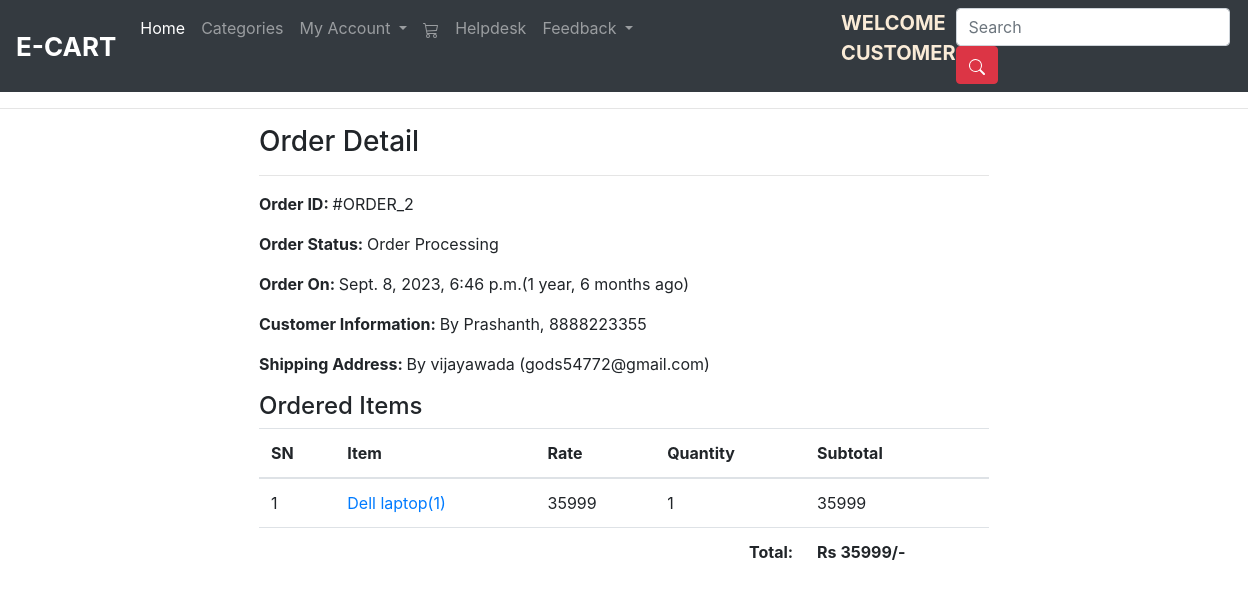
/order/2/ (signed in), run on the app's committed database.
### ecomapp/models.py (models this page shows, shortened)
class Order(models.Model):
    cart = models.OneToOneField(Cart, on_delete=models.CASCADE)
    ordered_by = models.CharField(max_length=200)
    shipping_address = models.CharField(max_length=200)
    mobile = models.CharField(max_length=10)
    email = models.EmailField(null=True, blank=True)
    subtotal = models.PositiveIntegerField()
    total = models.PositiveIntegerField()
    order_status = models.CharField(max_length=50, choices=ORDER_STATUS)
    created_at = models.DateTimeField(auto_now_add=True)
    payment_method = models.CharField(
        max_length=20, choices=METHOD, default="Cash On Delivery")
    payment_completed = models.BooleanField(
        default=False, null=True, blank=True)

class CartProduct(models.Model):
    cart = models.ForeignKey(Cart, on_delete=models.CASCADE)
    product = models.ForeignKey(Product, on_delete=models.CASCADE)
    rate = models.PositiveIntegerField()
    quantity = models.PositiveIntegerField()
    subtotal = models.PositiveIntegerField()

class Product(models.Model):
    title = models.CharField(max_length=200)
    slug = models.SlugField(unique=True)
    category = models.ForeignKey(Category, on_delete=models.CASCADE)
    image = models.ImageField(upload_to="products")
    marked_price = models.PositiveIntegerField()
    selling_price = models.PositiveIntegerField()
    description = models.TextField()
    warranty = models.CharField(max_length=300, null=True, blank=True)
    return_policy = models.CharField(max_length=300, null=True, blank=True)
    view_count = models.PositiveIntegerField(default=0)

### ecomapp/views.py (the view)
# urls.py: path('order/<int:pk>/', views.customer_order_detail_view, name='customerorderdetail'),
@login_required
def customer_order_detail_view(request, pk):
    if not request.user.customer:
        return redirect("/login/?next=/profile/")
    order = Order.objects.get( id=pk)
    if request.user.customer != order.cart.customer:
        return redirect("ecomapp:customerprofile")
    context = {
        'ord_obj': order,
    }
    return render(request, 'customerorderdetail.html', context)

### templates/customerorderdetail.html (shortened to what this page needs)
{% extends "base.html" %}
{% load static %}
{% block content %}
<div class="container">
    <div class="row">
        <div class="col-md-8 mx-auto">
            <h3>Order Detail</h3><hr>
            <p><span class="font-weight-bold">Order ID: </span> #ORDER_{{ord_obj.id}}</p>
            <p><span class="font-weight-bold">Order Status: </span> {{ord_obj.order_status}}</p>
            <p><span class="font-weight-bold">Order On: </span> {{ord_obj.created_at}}({{ord_obj.created_at|timesince}} ago)</p>
            <p><span class="font-weight-bold">Customer Information: </span> By {{ord_obj.ordered_by}}, {{ord_obj.mobile}}</p>
            <p><span class="font-weight-bold">Shipping Address: </span> By {{ord_obj.shipping_address}} ({{ord_obj.email}})</p>
            <h4>Ordered Items</h4>
            <table class="table">
                <thead>
                    <tr>
                        <th>SN</th>
                        <th>Item</th>
                        <th>Rate</th>
                        <th>Quantity</th>
                        <th>Subtotal</th>
                    </tr>
                </thead>
                <tbody>
                    {% for cp in ord_obj.cart.cartproduct_set.all %}
                    <tr>
                        <td>{{forloop.counter}}</td>
                        <td><a target="_blank" href="{% url 'ecomapp:productdetail' cp.product.slug %}">{{cp.product.title}}({{cp.product.id}})</a></td>
                        <td>{{cp.rate}}</td>
                        <td>{{cp.quantity}}</td>
                        <td>{{cp.subtotal}}</td>
                    </tr>
                    {% endfor %}
                    <tr>
                        <th colspan="4" class="text-right">Total: </th>
                        <th>Rs {{ord_obj.total}}/-</th>
                    </tr>
                </tbody>
            </table>
        </div>
    </div>
</div>
{% endblock %}

### data on the page
Order: id "2", order_status "Order Processing", created_at "Sept. 8, 2023, 6:46 p.m.", created_at "1 year, 6 months", ordered_by "Prashanth", mobile "8888223355", shipping_address "vijayawada", email "gods54772@gmail.com", total "35999"
CartProduct: product "Dell laptop", product.id "1", rate "35999", quantity "1", subtotal "35999"
